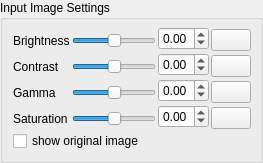
             <widget class="QWidget" name="page_2">
              <property name="sizePolicy">
               <sizepolicy hsizetype="Preferred" vsizetype="Preferred">
                <horstretch>0</horstretch>
                <verstretch>0</verstretch>
               </sizepolicy>
              </property>
              <property name="minimumSize">
               <size>
                <width>0</width>
                <height>0</height>
               </size>
              </property>
              <property name="maximumSize">
               <size>
                <width>16777215</width>
                <height>16777215</height>
               </size>
              </property>
              <property name="baseSize">
               <size>
                <width>0</width>
                <height>0</height>
               </size>
              </property>
              <layout class="QGridLayout" name="gridLayout_31">
               <property name="leftMargin">
                <number>0</number>
               </property>
               <property name="topMargin">
                <number>0</number>
               </property>
               <property name="rightMargin">
                <number>0</number>
               </property>
               <property name="bottomMargin">
                <number>0</number>
               </property>
               <property name="spacing">
                <number>0</number>
               </property>
               <item row="0" column="0">
                <widget class="QGroupBox" name="imageSettingsGroup_2">
                 <property name="minimumSize">
                  <size>
                   <width>0</width>
                   <height>0</height>
                  </size>
                 </property>
                 <property name="maximumSize">
                  <size>
                   <width>16777215</width>
                   <height>16777215</height>
                  </size>
                 </property>
                 <property name="toolTip">
                  <string extracomment="Source image adjustments."/>
                 </property>
                 <property name="title">
                  <string>Input Image Settings</string>
                 </property>
                 <layout class="QGridLayout" name="gridLayout_19">
                  <property name="leftMargin">
                   <number>10</number>
                  </property>
                  <property name="topMargin">
                   <number>6</number>
                  </property>
                  <property name="rightMargin">
                   <number>9</number>
                  </property>
                  <property name="bottomMargin">
                   <number>8</number>
                  </property>
                  <property name="horizontalSpacing">
                   <number>2</number>
                  </property>
                  <property name="verticalSpacing">
                   <number>1</number>
                  </property>
                  <item row="1" column="1">
                   <layout class="QVBoxLayout" name="verticalLayout_11">
                    <property name="spacing">
                     <number>0</number>
                    </property>
                    <item>
                     <spacer name="verticalSpacer_15">
                      <property name="orientation">
                       <enum>Qt::Orientation::Vertical</enum>
                      </property>
                      <property name="sizeType">
                       <enum>QSizePolicy::Policy::Fixed</enum>
                      </property>
                      <property name="sizeHint" stdset="0">
                       <size>
                        <width>1</width>
                        <height>5</height>
                       </size>
                      </property>
                     </spacer>
                    </item>
                    <item>
                     <widget class="QSlider" name="brightnessSliderColor">
                      <property name="focusPolicy">
                       <enum>Qt::FocusPolicy::NoFocus</enum>
                      </property>
                      <property name="toolTip">
                       <string extracomment="Adjust source image brightness.">adjusts the image's brightness</string>
                      </property>
                      <property name="minimum">
                       <number>-100</number>
                      </property>
                      <property name="maximum">
                       <number>100</number>
                      </property>
                      <property name="tracking">
                       <bool>false</bool>
                      </property>
                      <property name="orientation">
                       <enum>Qt::Orientation::Horizontal</enum>
                      </property>
                     </widget>
                    </item>
                   </layout>
                  </item>
                  <item row="1" column="0">
                   <layout class="QVBoxLayout" name="verticalLayout_16">
                    <property name="spacing">
                     <number>0</number>
                    </property>
                    <item>
                     <spacer name="verticalSpacer_19">
                      <property name="orientation">
                       <enum>Qt::Orientation::Vertical</enum>
                      </property>
                      <property name="sizeType">
                       <enum>QSizePolicy::Policy::Fixed</enum>
                      </property>
                      <property name="sizeHint" stdset="0">
                       <size>
                        <width>1</width>
                        <height>4</height>
                       </size>
                      </property>
                     </spacer>
                    </item>
                    <item>
                     <widget class="QLabel" name="label_11">
                      <property name="toolTip">
                       <string extracomment="Adjust source image brightness."/>
                      </property>
                      <property name="text">
                       <string>Brightness</string>
                      </property>
                     </widget>
                    </item>
                   </layout>
                  </item>
                  <item row="5" column="0" colspan="2">
                   <widget class="QCheckBox" name="showOriginalColor">
                    <property name="minimumSize">
                     <size>
                      <width>0</width>
                      <height>22</height>
                     </size>
                    </property>
                    <property name="focusPolicy">
                     <enum>Qt::FocusPolicy::NoFocus</enum>
                    </property>
                    <property name="toolTip">
                     <string extracomment="Toggle between original image and dithered image.">shows the original image</string>
                    </property>
                    <property name="text">
                     <string>show original image</string>
                    </property>
                   </widget>
                  </item>
                  <item row="4" column="3">
                   <layout class="QVBoxLayout" name="verticalLayout_10">
                    <property name="spacing">
                     <number>0</number>
                    </property>
                    <item>
                     <spacer name="verticalSpacer_14">
                      <property name="orientation">
                       <enum>Qt::Orientation::Vertical</enum>
                      </property>
                      <property name="sizeType">
                       <enum>QSizePolicy::Policy::Fixed</enum>
                      </property>
                      <property name="sizeHint" stdset="0">
                       <size>
                        <width>1</width>
                        <height>3</height>
                       </size>
                      </property>
                     </spacer>
                    </item>
                    <item>
                     <widget class="QPushButton" name="resetSaturationButtonColor">
                      <property name="enabled">
                       <bool>true</bool>
                      </property>
                      <property name="focusPolicy">
                       <enum>Qt::FocusPolicy::NoFocus</enum>
                      </property>
                      <property name="toolTip">
                       <string extracomment="Reset source image saturation.">reset saturation to default value</string>
                      </property>
                      <property name="text">
                       <string/>
                      </property>
                     </widget>
                    </item>
                   </layout>
                  </item>
                  <item row="2" column="3">
                   <layout class="QVBoxLayout" name="verticalLayout_12">
                    <property name="spacing">
                     <number>0</number>
                    </property>
                    <item>
                     <spacer name="verticalSpacer_11">
                      <property name="orientation">
                       <enum>Qt::Orientation::Vertical</enum>
                      </property>
                      <property name="sizeType">
                       <enum>QSizePolicy::Policy::Fixed</enum>
                      </property>
                      <property name="sizeHint" stdset="0">
                       <size>
                        <width>1</width>
                        <height>3</height>
                       </size>
                      </property>
                     </spacer>
                    </item>
                    <item>
                     <widget class="QPushButton" name="resetContrastButtonColor">
                      <property name="focusPolicy">
                       <enum>Qt::FocusPolicy::NoFocus</enum>
                      </property>
                      <property name="toolTip">
                       <string extracomment="Reset source image contrast.">reset contrast to default value</string>
                      </property>
                      <property name="text">
                       <string/>
                      </property>
                     </widget>
                    </item>
                   </layout>
                  </item>
                  <item row="1" column="2">
                   <widget class="QDoubleSpinBox" name="brightnessEditColor">
                    <property name="minimumSize">
                     <size>
                      <width>51</width>
                      <height>0</height>
                     </size>
                    </property>
                    <property name="maximumSize">
                     <size>
                      <width>51</width>
                      <height>16777215</height>
                     </size>
                    </property>
                    <property name="baseSize">
                     <size>
                      <width>51</width>
                      <height>0</height>
                     </size>
                    </property>
                    <property name="toolTip">
                     <string extracomment="Adjust source image brightness."/>
                    </property>
                    <property name="keyboardTracking">
                     <bool>false</bool>
                    </property>
                    <property name="minimum">
                     <double>-1.000000000000000</double>
                    </property>
                    <property name="maximum">
                     <double>1.000000000000000</double>
                    </property>
                    <property name="singleStep">
                     <double>0.020000000000000</double>
                    </property>
                   </widget>
                  </item>
                  <item row="4" column="1">
                   <layout class="QVBoxLayout" name="verticalLayout_15">
                    <property name="spacing">
                     <number>0</number>
                    </property>
                    <item>
                     <spacer name="verticalSpacer_18">
                      <property name="orientation">
                       <enum>Qt::Orientation::Vertical</enum>
                      </property>
                      <property name="sizeType">
                       <enum>QSizePolicy::Policy::Fixed</enum>
                      </property>
                      <property name="sizeHint" stdset="0">
                       <size>
                        <width>1</width>
                        <height>5</height>
                       </size>
                      </property>
                     </spacer>
                    </item>
                    <item>
                     <widget class="QSlider" name="saturationSliderColor">
                      <property name="enabled">
                       <bool>true</bool>
                      </property>
                      <property name="focusPolicy">
                       <enum>Qt::FocusPolicy::NoFocus</enum>
                      </property>
                      <property name="toolTip">
                       <string extracomment="Adjust source image saturation."/>
                      </property>
                      <property name="minimum">
                       <number>-100</number>
                      </property>
                      <property name="maximum">
                       <number>100</number>
                      </property>
                      <property name="pageStep">
                       <number>10</number>
                      </property>
                      <property name="value">
                       <number>0</number>
                      </property>
                      <property name="sliderPosition">
                       <number>0</number>
                      </property>
                      <property name="tracking">
                       <bool>false</bool>
                      </property>
                      <property name="orientation">
                       <enum>Qt::Orientation::Horizontal</enum>
                      </property>
                     </widget>
                    </item>
                   </layout>
                  </item>
                  <item row="3" column="3">
                   <layout class="QVBoxLayout" name="verticalLayout_9">
                    <property name="spacing">
                     <number>0</number>
                    </property>
                    <item>
                     <spacer name="verticalSpacer_13">
                      <property name="orientation">
                       <enum>Qt::Orientation::Vertical</enum>
                      </property>
                      <property name="sizeType">
                       <enum>QSizePolicy::Policy::Fixed</enum>
                      </property>
                      <property name="sizeHint" stdset="0">
                       <size>
                        <width>1</width>
                        <height>3</height>
                       </size>
                      </property>
                     </spacer>
                    </item>
                    <item>
                     <widget class="QPushButton" name="resetGammaButtonColor">
                      <property name="focusPolicy">
                       <enum>Qt::FocusPolicy::NoFocus</enum>
                      </property>
                      <property name="toolTip">
                       <string extracomment="Reset source image gamma.">reset gamma to default value</string>
                      </property>
                      <property name="text">
                       <string/>
                      </property>
                     </widget>
                    </item>
                   </layout>
                  </item>
                  <item row="3" column="1">
                   <layout class="QVBoxLayout" name="verticalLayout_14">
                    <property name="spacing">
                     <number>0</number>
                    </property>
                    <item>
                     <spacer name="verticalSpacer_17">
                      <property name="orientation">
                       <enum>Qt::Orientation::Vertical</enum>
                      </property>
                      <property name="sizeType">
                       <enum>QSizePolicy::Policy::Fixed</enum>
                      </property>
                      <property name="sizeHint" stdset="0">
                       <size>
                        <width>1</width>
                        <height>5</height>
                       </size>
                      </property>
                     </spacer>
                    </item>
                    <item>
                     <widget class="QSlider" name="gammaSliderColor">
                      <property name="focusPolicy">
                       <enum>Qt::FocusPolicy::NoFocus</enum>
                      </property>
                      <property name="toolTip">
                       <string extracomment="Adjust source image gamma.">adjusts the image's gamma</string>
                      </property>
                      <property name="minimum">
                       <number>-100</number>
                      </property>
                      <property name="maximum">
                       <number>100</number>
                      </property>
                      <property name="tracking">
                       <bool>false</bool>
                      </property>
                      <property name="orientation">
                       <enum>Qt::Orientation::Horizontal</enum>
                      </property>
                     </widget>
                    </item>
                   </layout>
                  </item>
                  <item row="3" column="2">
                   <widget class="QDoubleSpinBox" name="gammaEditColor">
                    <property name="minimumSize">
                     <size>
                      <width>51</width>
                      <height>0</height>
                     </size>
                    </property>
                    <property name="maximumSize">
                     <size>
                      <width>51</width>
                      <height>16777215</height>
                     </size>
                    </property>
                    <property name="baseSize">
                     <size>
                      <width>51</width>
                      <height>0</height>
                     </size>
                    </property>
                    <property name="toolTip">
                     <string extracomment="Adjust source image gamma."/>
                    </property>
                    <property name="keyboardTracking">
                     <bool>false</bool>
                    </property>
                    <property name="minimum">
                     <double>-1.000000000000000</double>
                    </property>
                    <property name="maximum">
                     <double>1.000000000000000</double>
                    </property>
                    <property name="singleStep">
                     <double>0.020000000000000</double>
                    </property>
                   </widget>
                  </item>
                  <item row="1" column="3">
                   <layout class="QVBoxLayout" name="verticalLayout_8">
                    <property name="spacing">
                     <number>0</number>
                    </property>
                    <item>
                     <spacer name="verticalSpacer_12">
                      <property name="orientation">
                       <enum>Qt::Orientation::Vertical</enum>
                      </property>
                      <property name="sizeType">
                       <enum>QSizePolicy::Policy::Fixed</enum>
                      </property>
                      <property name="sizeHint" stdset="0">
                       <size>
                        <width>1</width>
                        <height>3</height>
                       </size>
                      </property>
                     </spacer>
                    </item>
                    <item>
                     <widget class="QPushButton" name="resetBrightnessButtonColor">
                      <property name="focusPolicy">
                       <enum>Qt::FocusPolicy::NoFocus</enum>
                      </property>
                      <property name="toolTip">
                       <string extracomment="Reset source image brightness.">rest brightness to default value</string>
                      </property>
                      <property name="styleSheet">
                       <string notr="true"/>
                      </property>
                      <property name="text">
                       <string/>
                      </property>
                     </widget>
                    </item>
                   </layout>
                  </item>
                  <item row="2" column="2">
                   <widget class="QDoubleSpinBox" name="contrastEditColor">
                    <property name="minimumSize">
                     <size>
                      <width>51</width>
                      <height>0</height>
                     </size>
                    </property>
                    <property name="maximumSize">
                     <size>
                      <width>51</width>
                      <height>16777215</height>
                     </size>
                    </property>
                    <property name="baseSize">
                     <size>
                      <width>51</width>
                      <height>0</height>
                     </size>
                    </property>
                    <property name="toolTip">
                     <string extracomment="Adjust source image contrast."/>
                    </property>
                    <property name="keyboardTracking">
                     <bool>false</bool>
                    </property>
                    <property name="minimum">
                     <double>-1.000000000000000</double>
                    </property>
                    <property name="maximum">
                     <double>1.000000000000000</double>
                    </property>
                    <property name="singleStep">
                     <double>0.020000000000000</double>
                    </property>
                   </widget>
                  </item>
                  <item row="2" column="0">
                   <layout class="QVBoxLayout" name="verticalLayout_17">
                    <property name="spacing">
                     <number>0</number>
                    </property>
                    <item>
                     <spacer name="verticalSpacer_20">
                      <property name="orientation">
                       <enum>Qt::Orientation::Vertical</enum>
                      </property>
                      <property name="sizeType">
                       <enum>QSizePolicy::Policy::Fixed</enum>
                      </property>
                      <property name="sizeHint" stdset="0">
                       <size>
                        <width>1</width>
                        <height>4</height>
                       </size>
                      </property>
                     </spacer>
                    </item>
                    <item>
                     <widget class="QLabel" name="label_40">
                      <property name="toolTip">
                       <string extracomment="Adjust source image contrast."/>
                      </property>
                      <property name="text">
                       <string>Contrast</string>
                      </property>
                     </widget>
                    </item>
                   </layout>
                  </item>
                  <item row="4" column="0">
                   <layout class="QVBoxLayout" name="verticalLayout_19">
                    <property name="spacing">
                     <number>0</number>
                    </property>
                    <item>
                     <spacer name="verticalSpacer_22">
                      <property name="orientation">
                       <enum>Qt::Orientation::Vertical</enum>
                      </property>
                      <property name="sizeType">
                       <enum>QSizePolicy::Policy::Fixed</enum>
                      </property>
                      <property name="sizeHint" stdset="0">
                       <size>
                        <width>1</width>
                        <height>4</height>
                       </size>
                      </property>
                     </spacer>
                    </item>
                    <item>
                     <widget class="QLabel" name="label_33">
                      <property name="toolTip">
                       <string extracomment="Adjust source image saturation."/>
                      </property>
                      <property name="text">
                       <string>Saturation</string>
                      </property>
                     </widget>
                    </item>
                   </layout>
                  </item>
                  <item row="4" column="2">
                   <widget class="QDoubleSpinBox" name="saturationEditColor">
                    <property name="minimumSize">
                     <size>
                      <width>51</width>
                      <height>0</height>
                     </size>
                    </property>
                    <property name="maximumSize">
                     <size>
                      <width>51</width>
                      <height>16777215</height>
                     </size>
                    </property>
                    <property name="baseSize">
                     <size>
                      <width>51</width>
                      <height>0</height>
                     </size>
                    </property>
                    <property name="toolTip">
                     <string extracomment="Adjust source image saturation."/>
                    </property>
                    <property name="keyboardTracking">
                     <bool>false</bool>
                    </property>
                    <property name="minimum">
                     <double>-1.000000000000000</double>
                    </property>
                    <property name="maximum">
                     <double>1.000000000000000</double>
                    </property>
                    <property name="singleStep">
                     <double>0.020000000000000</double>
                    </property>
                    <property name="value">
                     <double>0.000000000000000</double>
                    </property>
                   </widget>
                  </item>
                  <item row="3" column="0">
                   <layout class="QVBoxLayout" name="verticalLayout_18">
                    <property name="spacing">
                     <number>0</number>
                    </property>
                    <item>
                     <spacer name="verticalSpacer_21">
                      <property name="orientation">
                       <enum>Qt::Orientation::Vertical</enum>
                      </property>
                      <property name="sizeType">
                       <enum>QSizePolicy::Policy::Fixed</enum>
                      </property>
                      <property name="sizeHint" stdset="0">
                       <size>
                        <width>1</width>
                        <height>4</height>
                       </size>
                      </property>
                     </spacer>
                    </item>
                    <item>
                     <widget class="QLabel" name="label_35">
                      <property name="toolTip">
                       <string extracomment="Adjust source image gamma."/>
                      </property>
                      <property name="text">
                       <string>Gamma</string>
                      </property>
                     </widget>
                    </item>
                   </layout>
                  </item>
                  <item row="2" column="1">
                   <layout class="QVBoxLayout" name="verticalLayout_13">
                    <property name="spacing">
                     <number>0</number>
                    </property>
                    <item>
                     <spacer name="verticalSpacer_16">
                      <property name="orientation">
                       <enum>Qt::Orientation::Vertical</enum>
                      </property>
                      <property name="sizeType">
                       <enum>QSizePolicy::Policy::Fixed</enum>
                      </property>
                      <property name="sizeHint" stdset="0">
                       <size>
                        <width>1</width>
                        <height>5</height>
                       </size>
                      </property>
                     </spacer>
                    </item>
                    <item>
                     <widget class="QSlider" name="contrastSliderColor">
                      <property name="focusPolicy">
                       <enum>Qt::FocusPolicy::NoFocus</enum>
                      </property>
                      <property name="toolTip">
                       <string extracomment="Adjust source image contrast.">adjusts the image's contrast</string>
                      </property>
                      <property name="minimum">
                       <number>-100</number>
                      </property>
                      <property name="maximum">
                       <number>100</number>
                      </property>
                      <property name="tracking">
                       <bool>false</bool>
                      </property>
                      <property name="orientation">
                       <enum>Qt::Orientation::Horizontal</enum>
                      </property>
                     </widget>
                    </item>
                   </layout>
                  </item>
                  <item row="0" column="0">
                   <spacer name="verticalSpacer_33">
                    <property name="orientation">
                     <enum>Qt::Orientation::Vertical</enum>
                    </property>
                    <property name="sizeHint" stdset="0">
                     <size>
                      <width>1</width>
                      <height>0</height>
                     </size>
                    </property>
                   </spacer>
                  </item>
                 </layout>
                </widget>
               </item>
              </layout>
             </widget>
